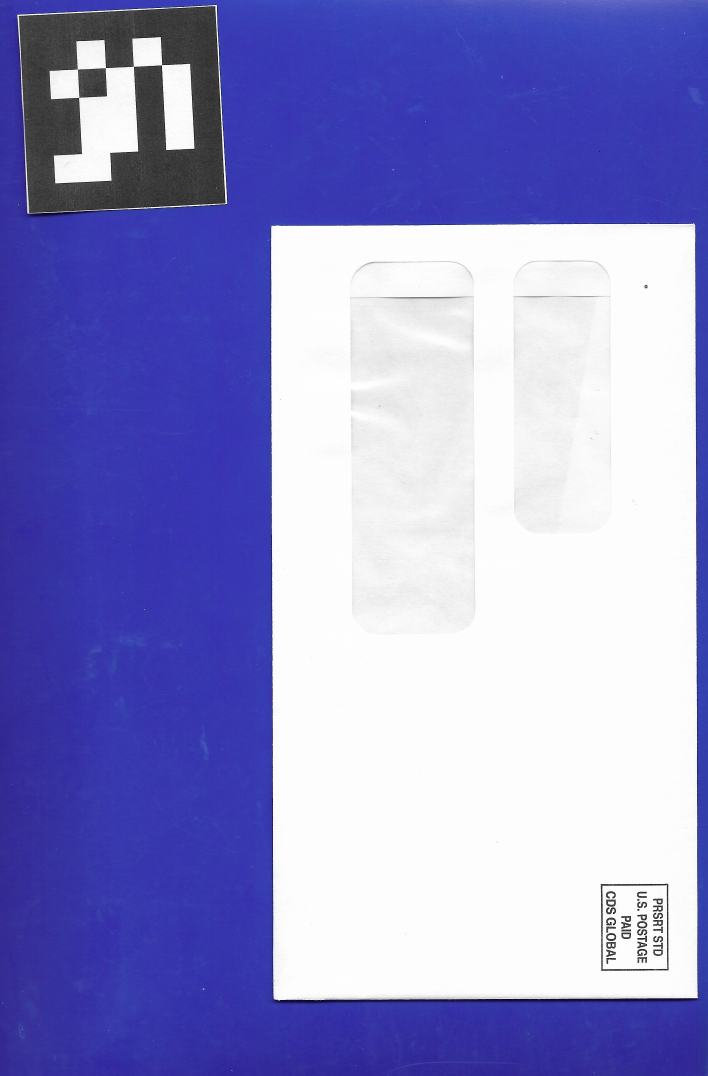
#> input picture WAR2/images/blue_scan_300.jpg, 2122 x 3226 px (shown at 1/3 size)
$ python main.py
#> lines starting #> are read from the running program, lines starting #| are printed output that depends on the picture; after the words box and inside, x2 and y2 are one past the last pixel; in counts of white or black regions, pixels touching at a corner belong together; long printed decimals are rounded
import cv2
import numpy as np

# Sources :
# https://pyimagesearch.com/2020/12/21/detecting-aruco-markers-with-opencv-and-python/
# https://pysource.com/2021/05/28/measure-size-of-an-object-with-opencv-aruco-marker-and-python/
# https://www.youtube.com/watch?v=lbgl2u6KrDU - Measure the size of an object | with Opencv, Aruco marker and Python


measurements = []

# bubble sort the objects so we get the smaller area items first
# smaller area item should be the the ArUcu marker
# source : https://www.geeksforgeeks.org/python-program-for-bubble-sort/
def bubble_sort(arr, n):
    for i in range(0, n-1):
        for j in range(0, n-i-1):
            if cv2.contourArea(arr[j]) > cv2.contourArea(arr[j + 1]) :
                arr[j], arr[j + 1] = arr[j + 1], arr[j]
    return arr

# function to detect objects in frame and draw contours, returns array
def detect_objects(frame):
    # convert to grayscale
    img_gray = cv2.cvtColor(frame, cv2.COLOR_BGR2GRAY)

    # detect envelope edges
    mask = cv2.adaptiveThreshold(img_gray, 255, cv2.ADAPTIVE_THRESH_MEAN_C, cv2.THRESH_BINARY_INV, 19, 5)
    contours, _ = cv2.findContours(mask, cv2.RETR_EXTERNAL, cv2.CHAIN_APPROX_SIMPLE)

    # write contours to array
    objects_contours = []
    for each in contours:
        area = cv2.contourArea(each)
        # exclude objects under with area under 2000 pixels
        if area > 2000:
            objects_contours.append(each)

    # sort array - ascending order
    arr = bubble_sort(objects_contours, len(objects_contours))

    # return array of contours in ascending order
    return arr

# define names of possible ArUco tag OpenCV supports
ARUCO_DICT = {
	"DICT_4X4_50": cv2.aruco.DICT_4X4_50,
	"DICT_4X4_100": cv2.aruco.DICT_4X4_100,
	"DICT_4X4_250": cv2.aruco.DICT_4X4_250,
	"DICT_4X4_1000": cv2.aruco.DICT_4X4_1000,
	"DICT_5X5_50": cv2.aruco.DICT_5X5_50,
	"DICT_5X5_100": cv2.aruco.DICT_5X5_100,
	"DICT_5X5_250": cv2.aruco.DICT_5X5_250,
	"DICT_5X5_1000": cv2.aruco.DICT_5X5_1000,
	"DICT_6X6_50": cv2.aruco.DICT_6X6_50,
	"DICT_6X6_100": cv2.aruco.DICT_6X6_100,
	"DICT_6X6_250": cv2.aruco.DICT_6X6_250,
	"DICT_6X6_1000": cv2.aruco.DICT_6X6_1000,
	"DICT_7X7_50": cv2.aruco.DICT_7X7_50,
	"DICT_7X7_100": cv2.aruco.DICT_7X7_100,
	"DICT_7X7_250": cv2.aruco.DICT_7X7_250,
	"DICT_7X7_1000": cv2.aruco.DICT_7X7_1000,
	"DICT_ARUCO_ORIGINAL": cv2.aruco.DICT_ARUCO_ORIGINAL,
	"DICT_APRILTAG_16h5": cv2.aruco.DICT_APRILTAG_16h5,
	"DICT_APRILTAG_25h9": cv2.aruco.DICT_APRILTAG_25h9,
	"DICT_APRILTAG_36h10": cv2.aruco.DICT_APRILTAG_36h10,
	"DICT_APRILTAG_36h11": cv2.aruco.DICT_APRILTAG_36h11
}

# registering aruco dependencies
parameters = cv2.aruco.DetectorParameters_create()
aruco_dict = cv2.aruco.Dictionary_get(cv2.aruco.DICT_ARUCO_ORIGINAL)

# read in image
img = cv2.imread("images/blue_scan_300.jpg")
#> img is the input picture: shape (3226, 2122, 3); mean B, G, R 202.1, 142.1, 142.3

# detect aruco square
corners, _, _ = cv2.aruco.detectMarkers(img, aruco_dict, parameters=parameters)
#> corners = ([[655, 6], [688, 619], [73, 647], [43, 37]],)

# draw polygon around aruco square
int_corners = np.int0(corners)
cv2.polylines(img, int_corners, True, (0, 255, 0), 5)

# define scale of image
aruco_perimeter = cv2.arcLength(corners[0], True)
#> aruco_perimeter = 2453
pixel_cm_ratio = aruco_perimeter / 20
#> pixel_cm_ratio = 122.7

# call detect_objects function
contours2 = detect_objects(img)
#> in detect_objects, `img_gray = cv2.cvtColor(frame, cv2.COLOR_BGR2GRAY)`:
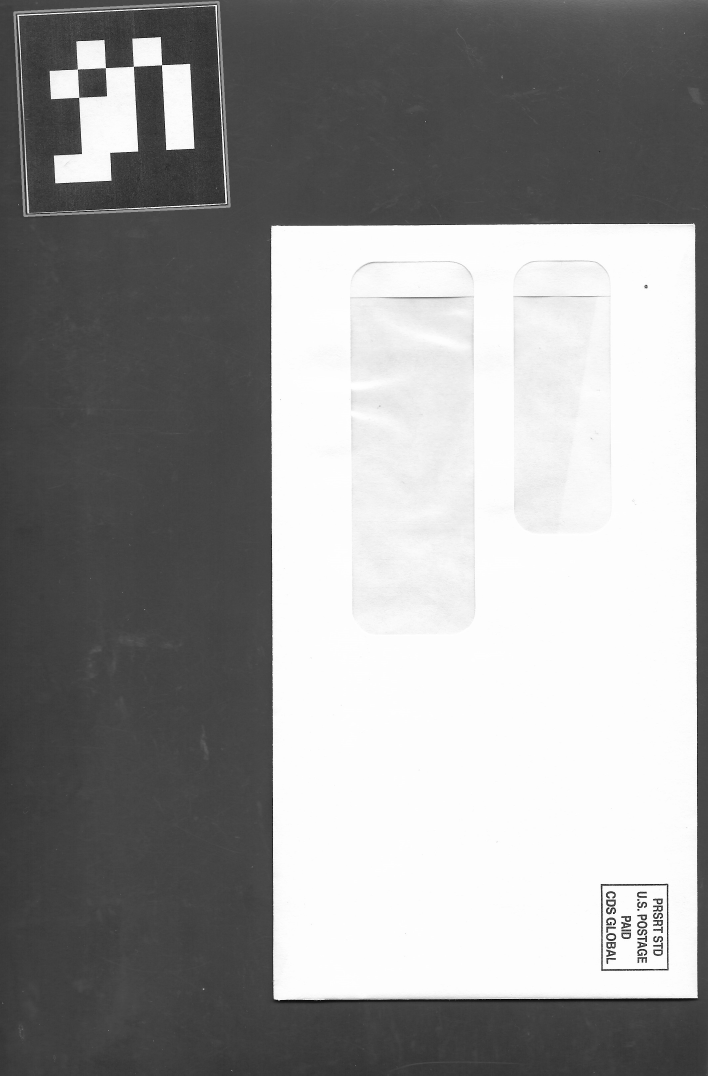
#> img_gray: shape (3226, 2122) (shown at 1/3 size); min 0, max 255, mean 149.2
#> in detect_objects, `mask = cv2.adaptiveThreshold(img_gray, 255, cv2.ADAPTIVE_THRESH_MEAN_C..`:
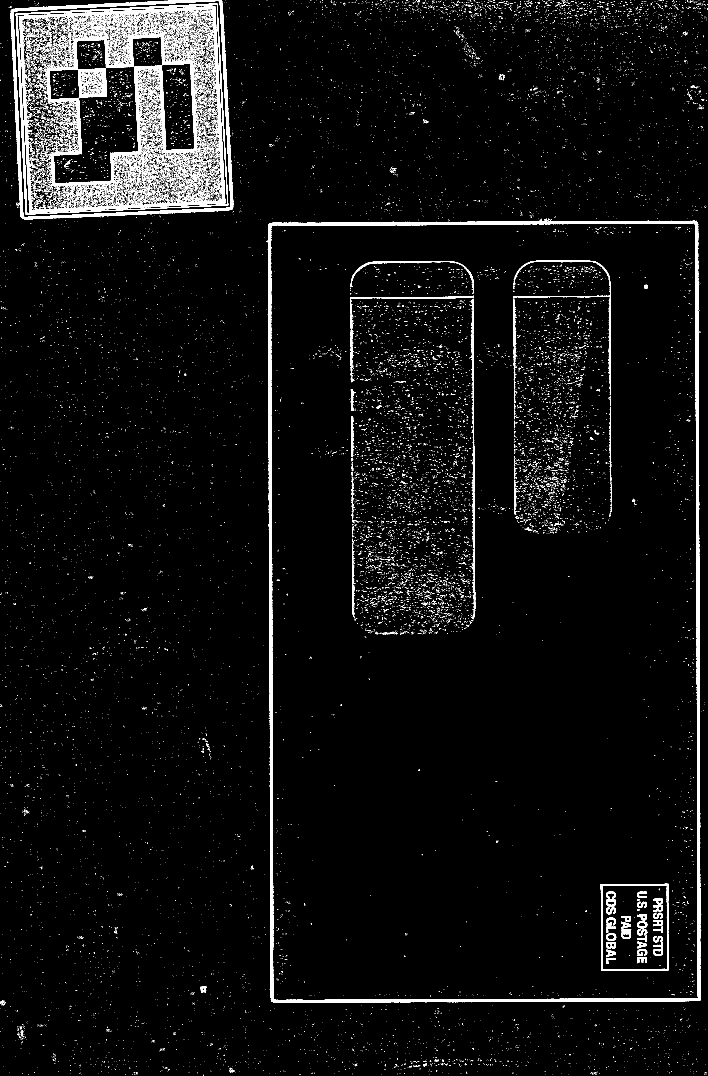
#> mask: shape (3226, 2122) (shown at 1/3 size); 3.9% white; 24000 white regions (23231 under 20 px)
#> in detect_objects, `contours, _ = cv2.findContours(mask, cv2.RETR_EXTERNAL, cv2.CHAIN_APPR..`: contours = 7522 contours, 7514 with area under 20; largest, box (x1, y1, x2, y2) and area: (802, 661, 2103, 3009) 3015993, (32, 0, 700, 659) 404167, (601, 2958, 620, 2979) 163, (2072, 257, 2091, 264) 36, (1271, 360, 1280, 370) 28, (1633, 656, 1645, 662) 27, (1171, 504, 1188, 519) 24, (1305, 3178, 1316, 3185) 22
#> the loop in detect_objects, `for each in contours:` made 7522 passes
#> (each, area) on passes 1 to 3: ([[1287, 3224]], 0), ([[611, 3224], [611, 3225]], 0), ([[2115, 3223]], 0)
#> after the loop in detect_objects, `for each in contours:`: objects_contours = 2 contours; box (x1, y1, x2, y2) and area: (802, 661, 2103, 3009) 3015993, (32, 0, 700, 659) 404167
#> after the loop in bubble_sort, `for i in range(0, n-1):`: arr has the same summary as objects_contours in detect_objects
#> in detect_objects, `arr = bubble_sort(objects_contours, len(objects_contours))`: arr has the same summary as objects_contours
#> contours2 has the same summary as objects_contours in detect_objects

# draw object boundaries
for each in contours2:
    # create rectangle
    rect = cv2.minAreaRect(each)
    (x, y), (w, h), angle = rect

    # find dimensions in cm
    object_width = w / pixel_cm_ratio
    object_height = h / pixel_cm_ratio

    # display rect
    box = cv2.boxPoints(rect)
    box = np.int0(box)

    # display center point and lines around rect
    cv2.circle(img, (int(x), int(y)), 5, (0, 0, 255), -1)
    cv2.polylines(img, [box], True, (255, 0, 0), 2)
    height_width = (object_height,object_width)
    measurements.append(height_width)

    # display width/height for testing purposes
    cv2.putText(img, "Width {} cm".format(
                round(object_width, 3)), \
                (int(x - 100), int(y - 20)), \
                cv2.FONT_HERSHEY_PLAIN, \
                2, (100, 200, 0), 2)

    cv2.putText(img, "Height {} cm".format(
                round(object_height, 3)), \
                (int(x - 100), int(y + 15)), \
                cv2.FONT_HERSHEY_PLAIN, 2, \
                (100, 200, 0), 2)
#> this loop made 2 passes
#> (x, y, w, h, angle, object_width, object_height, box) on passes 1 to 2: (362.9, 327.2, 647.4, 637.7, -2.64, 5.28, 5.2, [[54, 660], [24, 23], [671, -6], [700, 630]]), (1452.3, 1834.8, 1292.5, 2343, -0.207, 10.54, 19.1, [[810, 3008], [801, 665], [2094, 660], [2102, 3003]])
#> after the loop, measurements = [(5.2, 5.28), (19.1, 10.54)]


# [5 lines of commented-out code are left out]


print(measurements)
#| [(5.199, 5.279), (19.103, 10.538)]
